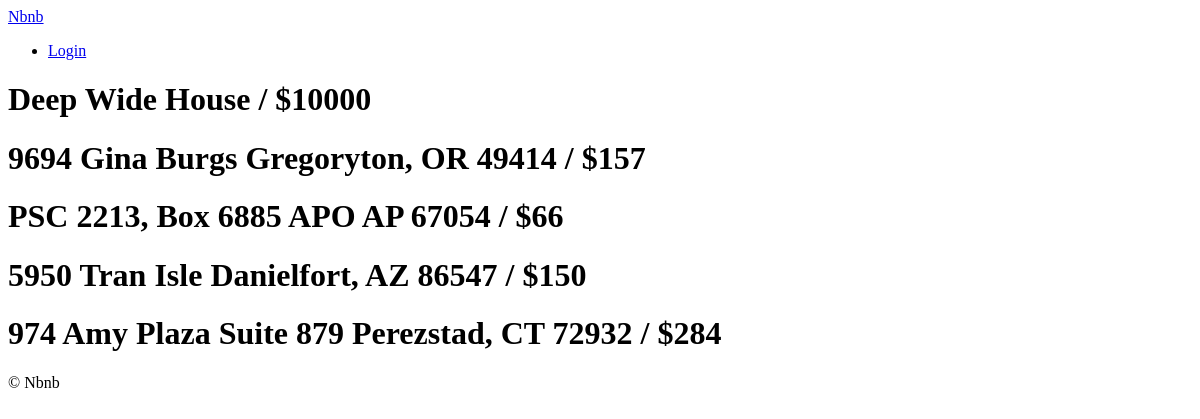
The app's page /, older data.
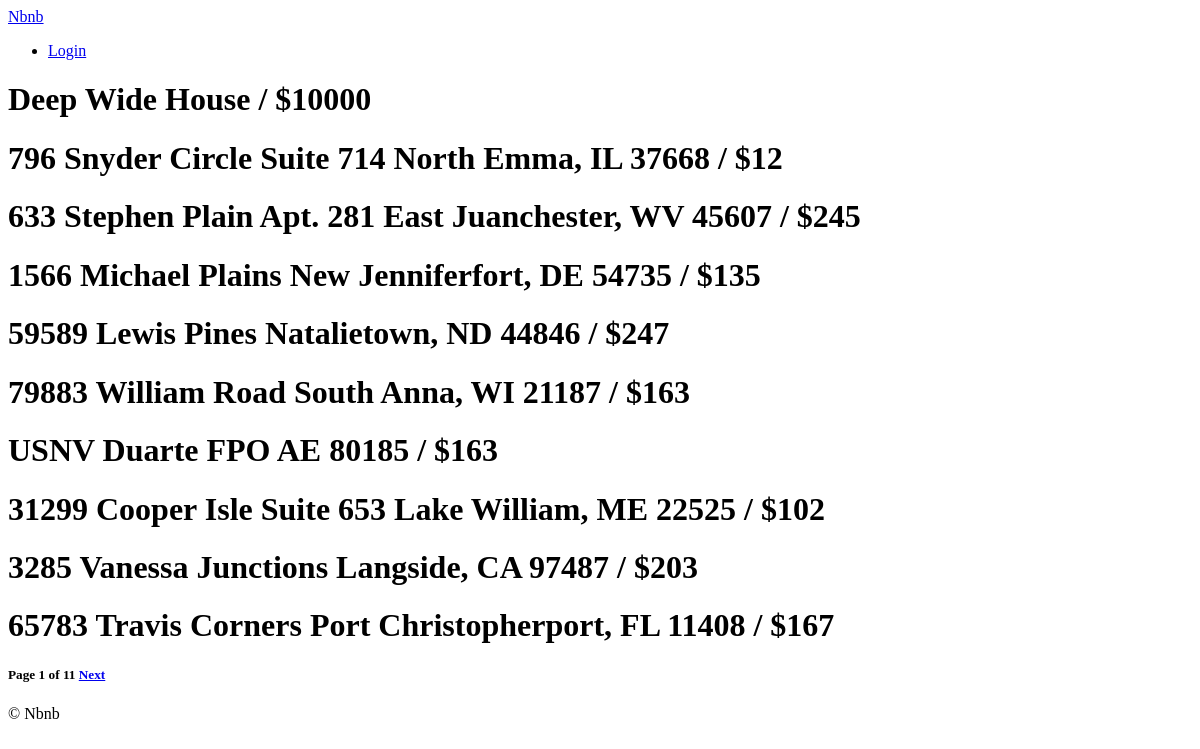
The same page, newer data.
### rooms/models.py (models this page shows, shortened)
class Room(core_models.TimeStampedModel):
    name = models.CharField(max_length=140)
    description = models.TextField()
    country = CountryField()
    city = models.CharField(max_length=80)
    price = models.IntegerField()
    address = models.CharField(max_length=140)
    guests = models.IntegerField()
    beds = models.IntegerField()
    bedrooms = models.IntegerField()
    baths = models.IntegerField()
    check_in = models.TimeField()
    check_out = models.TimeField()
    instant_book = models.BooleanField(default=False)
    host = models.ForeignKey(
        "users.User", related_name="rooms", on_delete=models.CASCADE
    )
    room_type = models.ForeignKey(
        "RoomType", related_name="rooms", on_delete=models.SET_NULL, null=True
    )
    amenities = models.ManyToManyField("Amenity", related_name="rooms", blank=True)
    facilities = models.ManyToManyField("Facility", related_name="rooms", blank=True)
    house_rules = models.ManyToManyField("HouseRule", related_name="rooms", blank=True)

### rooms/views.py (the view)
# urls.py: urlpatterns = [path("", room_views.all_rooms, name="home")]
def all_rooms(request):
    page = int(request.GET.get("page", 1))
    page = int(page or 1)
    page_size = 10
    limit = page_size * page
    offset = limit - page_size
    all_rooms = models.Room.objects.all()[offset:limit]
    page_count = ceil(models.Room.objects.count() / page_size)
    return render(
        request,
        "rooms/home.html",
        context={
            "rooms": all_rooms,
            "page": page,
            "page_count": page_count,
            "page_range": range(1, page_count),
        },
    )

### templates/rooms/home.html (shortened to what this page needs)
{% extends "base.html" %}
{% block content %}
    {% for room in rooms %}
        <h1>{{room.name}} / ${{room.price}}</h1>
    {% endfor %}
    <h5>
    {% if not page == page_count %}
    Page {{page}} of {{page_count}}
    <a href="?page={{page|add:+1}}">Next</a>
    {% endif %}
    </h5>
{% endblock content %}

### templates/base.html (shortened to what this page needs)
<!DOCTYPE html>
<html lang="en">
<head>
</head>
<body>
    {% include "partials/header.html" %}
    {% block content %}{% endblock %}
    {% include "partials/footer.html" %}
</body>
</html>

### templates/partials/header.html
<header>
    <a href="/">Nbnb</a>
    <ul>
        <li><a href="#">Login</a></li>
    </ul>
</header>

### templates/partials/footer.html
<footer>
    &copy; Nbnb
</footer>

Row changes from the older to the newer data that the page shows:
removed Room: name "9694 Gina Burgs Gregoryton, OR 49414", price "157"
removed Room: name "PSC 2213, Box 6885 APO AP 67054", price "66"
removed Room: name "5950 Tran Isle Danielfort, AZ 86547", price "150"
removed Room: name "974 Amy Plaza Suite 879 Perezstad, CT 72932", price "284"
added Room: name "796 Snyder Circle Suite 714 North Emma, IL 37668", price "12"
added Room: name "633 Stephen Plain Apt. 281 East Juanchester, WV 45607", price "245"
added Room: name "1566 Michael Plains New Jenniferfort, DE 54735", price "135"
added Room: name "59589 Lewis Pines Natalietown, ND 44846", price "247"
added Room: name "79883 William Road South Anna, WI 21187", price "163"
added Room: name "USNV Duarte FPO AE 80185", price "163"
added Room: name "31299 Cooper Isle Suite 653 Lake William, ME 22525", price "102"
added Room: name "3285 Vanessa Junctions Langside, CA 97487", price "203"
added Room: name "65783 Travis Corners Port Christopherport, FL 11408", price "167"
Text that changed along with them:
{{ page }}: (not shown) → "1"
{{ page_count }}: (not shown) → "11"
text now shown: "Page of Next"
